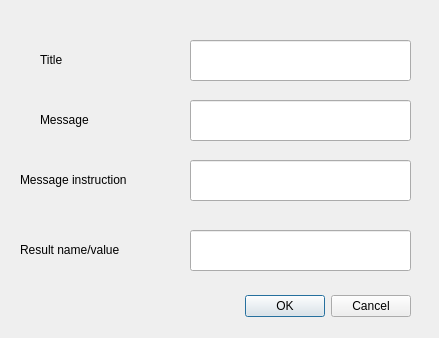
<?xml version="1.0" encoding="UTF-8"?>
<ui version="4.0">
 <class>InputDialog</class>
 <widget class="QDialog" name="InputDialog">
  <property name="geometry">
   <rect>
    <x>0</x>
    <y>0</y>
    <width>439</width>
    <height>338</height>
   </rect>
  </property>
  <property name="windowTitle">
   <string>Dialog</string>
  </property>
  <widget class="QDialogButtonBox" name="buttonBox">
   <property name="geometry">
    <rect>
     <x>70</x>
     <y>290</y>
     <width>341</width>
     <height>32</height>
    </rect>
   </property>
   <property name="orientation">
    <enum>Qt::Horizontal</enum>
   </property>
   <property name="standardButtons">
    <set>QDialogButtonBox::Cancel|QDialogButtonBox::Ok</set>
   </property>
  </widget>
  <widget class="QLineEdit" name="title">
   <property name="geometry">
    <rect>
     <x>190</x>
     <y>40</y>
     <width>221</width>
     <height>41</height>
    </rect>
   </property>
  </widget>
  <widget class="QLineEdit" name="message">
   <property name="geometry">
    <rect>
     <x>190</x>
     <y>100</y>
     <width>221</width>
     <height>41</height>
    </rect>
   </property>
  </widget>
  <widget class="QLineEdit" name="instruction">
   <property name="geometry">
    <rect>
     <x>190</x>
     <y>160</y>
     <width>221</width>
     <height>41</height>
    </rect>
   </property>
  </widget>
  <widget class="QLineEdit" name="name">
   <property name="geometry">
    <rect>
     <x>190</x>
     <y>230</y>
     <width>221</width>
     <height>41</height>
    </rect>
   </property>
  </widget>
  <widget class="QLabel" name="label">
   <property name="geometry">
    <rect>
     <x>40</x>
     <y>50</y>
     <width>79</width>
     <height>19</height>
    </rect>
   </property>
   <property name="text">
    <string>Title</string>
   </property>
  </widget>
  <widget class="QLabel" name="label_2">
   <property name="geometry">
    <rect>
     <x>40</x>
     <y>110</y>
     <width>79</width>
     <height>19</height>
    </rect>
   </property>
   <property name="text">
    <string>Message</string>
   </property>
  </widget>
  <widget class="QLabel" name="label_3">
   <property name="geometry">
    <rect>
     <x>20</x>
     <y>170</y>
     <width>171</width>
     <height>19</height>
    </rect>
   </property>
   <property name="text">
    <string>Message instruction</string>
   </property>
  </widget>
  <widget class="QLabel" name="label_4">
   <property name="geometry">
    <rect>
     <x>20</x>
     <y>240</y>
     <width>161</width>
     <height>19</height>
    </rect>
   </property>
   <property name="text">
    <string>Result name/value</string>
   </property>
  </widget>
 </widget>
 <resources/>
 <connections>
  <connection>
   <sender>buttonBox</sender>
   <signal>accepted()</signal>
   <receiver>InputDialog</receiver>
   <slot>accept()</slot>
   <hints>
    <hint type="sourcelabel">
     <x>248</x>
     <y>254</y>
    </hint>
    <hint type="destinationlabel">
     <x>157</x>
     <y>274</y>
    </hint>
   </hints>
  </connection>
  <connection>
   <sender>buttonBox</sender>
   <signal>rejected()</signal>
   <receiver>InputDialog</receiver>
   <slot>reject()</slot>
   <hints>
    <hint type="sourcelabel">
     <x>316</x>
     <y>260</y>
    </hint>
    <hint type="destinationlabel">
     <x>286</x>
     <y>274</y>
    </hint>
   </hints>
  </connection>
 </connections>
</ui>
